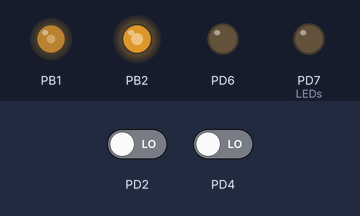
Bench run of a program on a simulated ATmega8, built with avr-gcc and emulated at 1 MHz. Shown: output pins drawn as LEDs (lit = HIGH). Inputs (shaded band) come from the test bench; at power-on: PD2 LOW, PD4 LOW.

Above: at 1.2 s.
1.3 s: PD2 driven HIGH
At 2.3 s:
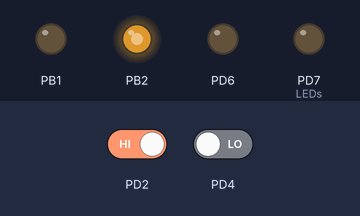
Timing chart, 0 to 4.3 s (numbered marks = the images above; inputs shaded):
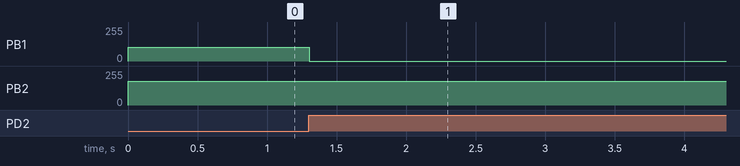

The program:

main.c
```c
/*
 * main.c
 *
 *  Created on: 7 lut 2017
 *      Author: Daniel
 */

#include <avr/io.h>
#include <avr/interrupt.h>
#include <util/delay.h>

uint8_t timer = 0;
volatile uint8_t interrupt =0;

void IO_init();
void pwm_init();
void interrupt_init();


ISR(INT0_vect)
{
	interrupt = 1;
}

int main()
{
	IO_init();
	pwm_init();
	interrupt_init();
//	usart_init(9600);
	while(1)
	{
		if(interrupt == 1)
		{
			if(PIND & 0x10)
			{
				TCNT0 = 0x00;
				TCCR0 |= (1<<CS01);
			}
			else
			{
				TCCR0 &= ~(1<<CS01);
				OCR1A = TCNT0 * 8;
			}
			interrupt = 0;
		}
	}
}
void IO_init()
{
	DDRD |= (1<<PIN7) | (1<<PIN6);		// LEDs
	DDRD &= ~(1<<PIN2) & ~(1<<PIN3);	// Interupts
	DDRD &= ~(1<<PIN4);					// Checking state of interrupt
	DDRB |= (1<<PIN1) | (1<<PIN2);		// PWM
}
void pwm_init()
{

	TCCR1A |= (1<<COM1A1) //Zmiana stanu wyj cia OC1A na niski przy porównaniu A
											|  (1<<COM1B1) //Zmiana stanu wyj cia OC1B na niski przy porównaniu B
											|  (1<<WGM11); //Tryb 14 (FAST PWM, TOP=ICR1)

	TCCR1B |= (1<<WGM13) | (1<<WGM12)  //Tryb 14 (FAST PWM, TOP=ICR1)
		    										   |  (1<<CS10);

	ICR1 = 2508;	//a wiêc czêstotliwo æ = CLK/ICR1 = 50Hz

	OCR1A=1003;		//Warto æ pocz¹tkowa porównania A (Wyj cie OC1A - PB1)

	OCR1B=1775;		//Warto æ pocz¹tkowa porównania B (Wyj cie OC1B - PB2)

}
void interrupt_init()
{
	GICR |= (1<<INT0); 		// w³¹czenie obs³ugi przerwañ INT0
	MCUCR |= (1<<ISC00);	// any logical change generates an interrupt request

	GICR |= (1<<INT0);		// External Interrupt Request 1 Enable

	sei();
}
```

Measured:
- after the input at 1.3 s, PB1: 102/255 → 0/255 at once
